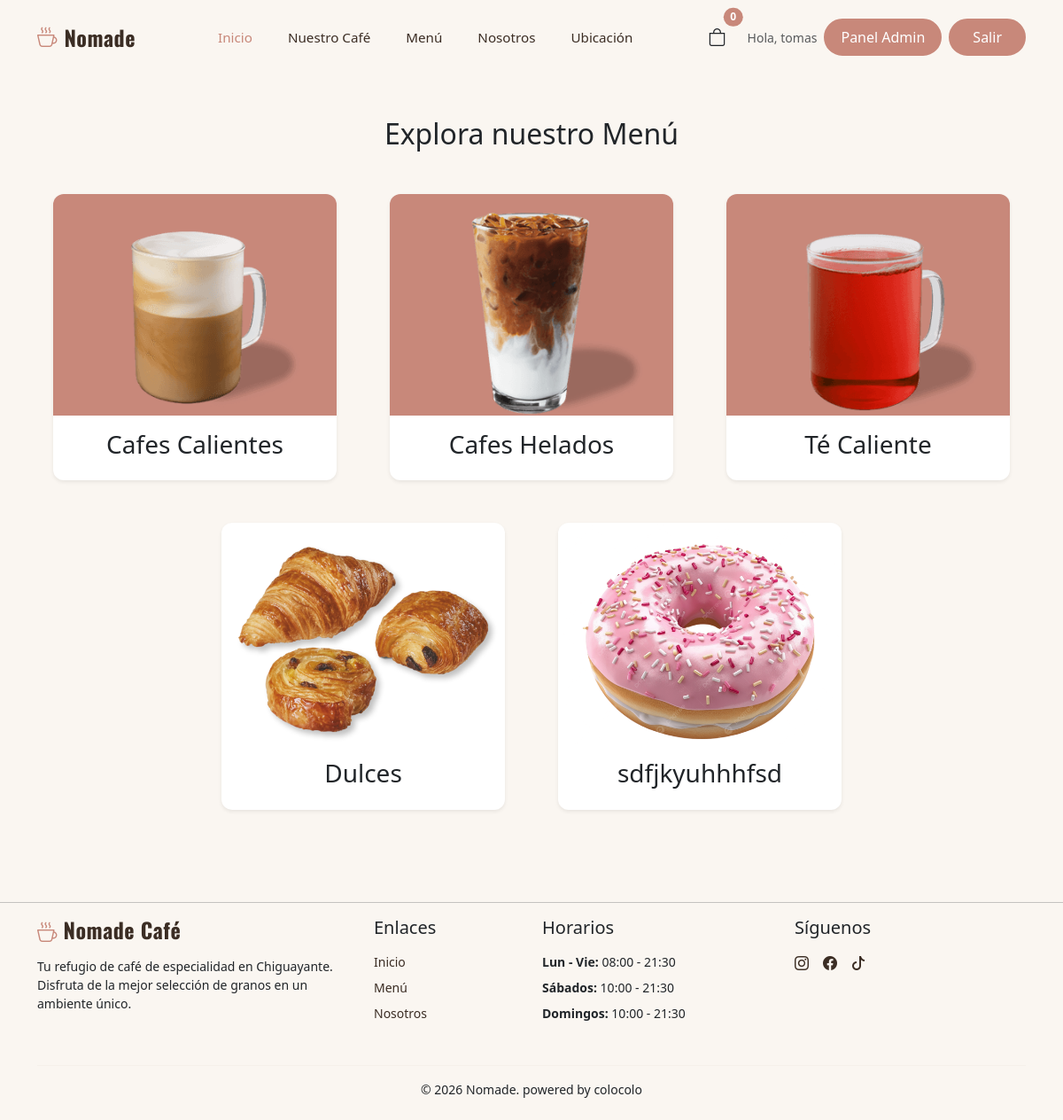
The page /menu/ (signed in) on the database its author committed.
### catalogo/models.py (models this page shows, shortened)
class Categoria(models.Model):
    nombre = models.CharField( max_length=100)
    image = models.ImageField(upload_to='categorias/', null=True, blank=True)

### catalogo/views.py (the view)
# urls.py: path('menu/', views.menu_view, name='menu'),
def menu_view(request):
    categorias = Categoria.objects.all() # se traen todas las categorias de la bd.
    return render(request, 'catalogo/menu.html', {'categorias': categorias}) # se mandan las categorias al menu.

### catalogo/context_processors.py (called while the page is built)
def cantidad_carrito(request):
    total = 0
    if 'carrito' in request.session: # si ya hay un carrito
        for key, value in request.session['carrito'].items():
            total += value['cantidad'] # suma la cantidad de cada prod guardado
    return {'cantidad_carrito' : total} #envia la cantidad al html

### catalogo/templates/catalogo/menu.html (shortened to what this page needs)
{% extends 'catalogo/base.html' %}
{% block content%}
<h2 class="text-center font-playfair my-5">Explora nuestro Menú</h2>
<div class="container mx-auto">
    <div class="row gx-4 gy-5 justify-content-center">
        {% for cat in categorias %}
        <div class="col-md-4 col-sm-6">
            <a href="{% url 'filtro_categoria' cat.id %}" class="text-decoration-none">
                <div class="card product-card shadow-sm h-100 mx-auto" style='max-width: 320px;'>
                    {% if cat.image %}
                        <img src="{{ cat.image.url }}" class="card-img-top" alt="{{ cat.nombre }}">
                    {% endif %}
                    <div class="card-body text-center">
                        <h3 class="font-playfair text-dark">{{ cat.nombre }}</h3>
                    </div>
                </div>
            </a>
        </div>
        {% endfor %}
    </div>
</div>
{% endblock content%}

### catalogo/templates/catalogo/base.html (shortened to what this page needs)
{% load static %}
<!DOCTYPE html>
<html>
    <head>
        <link href="https://cdn.jsdelivr.net/npm/bootstrap@5.3.0/dist/css/bootstrap.min.css" rel="stylesheet">
        <link rel="stylesheet" href="https://cdn.jsdelivr.net/npm/bootstrap-icons@1.11.1/font/bootstrap-icons.css">
        <link rel="stylesheet" href="{% static 'catalogo/css/style.css' %}?v=2">
    </head>
    <body>
        <nav class="navbar navbar-expand-lg custom-navbar">
            <div class="container">
                <a class="navbar-brand d-flex align-items-center" href="{% url 'inicio' %}">
                    <i class="bi bi-cup-hot brand-icon"></i>
                    <span class="brand-text ms-2">Nomade</span>
                </a>
                <div class="collapse navbar-collapse" id="navbarNomade">
                    <ul class="navbar-nav mx-auto mb-2 mb-lg-0">
                        <li class="nav-item">
                            <a class="nav-link active" href="{% url 'inicio' %}">Inicio</a>
                        </li>
                        <li class="nav-item"><a class="nav-link" href="{% url 'nuestro_cafe' %}">Nuestro Café</a></li>
                        <li class="nav-item"><a class="nav-link" href="{% url 'menu' %}">Menú</a></li>
                        <li class="nav-item"><a class="nav-link" href="{% url 'nosotros' %}">Nosotros</a></li>
                        <li class="nav-item"><a class="nav-link" href="{% url 'ubicacion' %}">Ubicación</a></li>
                    </ul>
                    <div class="d-flex align-items-center gap-3">
                        <a href="{% url 'ver_carrito' %}" class="position-relative text-dark text-decoration-none p-2">
                            <i class="bi bi-bag fs-5"></i>
                            <span class="position-absolute top-0 start-100 translate-middle badge rounded-pill" style="background-color: var(--primary); font-size: 0.75rem;">
                                {{cantidad_carrito | default:"0"}}
                            </span>
                        </a>
                        {% if user.is_authenticated %}
                            <div class="d-flex align-items-center gap-2">
                                <span class="text-muted small d-none d-md-block">Hola, {{ user.username }}</span>
                                {% if user.is_staff or user.is_superuser %}
                                <a href="{% url 'admin_panel:dashboard' %}" class="btn btn-dark rounded-pill px-3">
                                    Panel Admin
                                </a>
                                {% endif %}
                                <form method="post" action="{% url 'logout' %}" style="margin: 0;">
                                    <button type="submit" class="btn btn-outline-dark rounded-pill px-4">Salir</button>
                                </form>
                            </div>
                        {% else %}
                            <a href="{% url 'login' %}" class="btn btn-primary-custom rounded-pill px-4 shadow-sm">Iniciar Sesión</a>
                        {% endif %}
                    </div>
                </div>
            </div>
        </nav>
        {% block content %}
        {% endblock content %}
        <footer class="pt-5 pb-4 mt-5">
            <hr class="mt-2 mb-3" style="border-color: solid var(--border);">
            <div class="container">
                <div class="row">
                    <div class="col-lg-4 col-md-6 mb-4">
                        <h5 class="brand-text mb-3">
                            <i class="bi bi-cup-hot brand-icon"></i> Nomade Café
                        </h5>
                        <p class="small">
                            Tu refugio de café de especialidad en Chiguayante. Disfruta de la mejor selección de granos en un ambiente único.
                        </p>
                    </div>
                    <div class="col-lg-2 col-md-6 mb-4">
                        <h5 class="mb-3">Enlaces</h5>
                        <ul class="list-unstyled small">
                            <li class="mb-2"><a href="{% url 'inicio' %}" class="text-decoration-none" style="color: var(--foreground);">Inicio</a></li>
                            <li class="mb-2"><a href="{% url 'menu' %}" class="text-decoration-none" style="color: var(--foreground);">Menú</a></li>
                            <li class="mb-2"><a href="{% url 'nosotros' %}" class="text-decoration-none" style="color: var(--foreground);">Nosotros</a></li>
                        </ul>
                    </div>
                    <div class="col-lg-3 col-md-6 mb-4">
                        <h5 class="mb-3">Horarios</h5>
                        <ul class="list-unstyled small">
                            <li class="mb-2"><strong>Lun - Vie:</strong> 08:00 - 21:30</li>
                            <li class="mb-2"><strong>Sábados:</strong> 10:00 - 21:30</li>
                            <li class="mb-2"><strong>Domingos:</strong> 10:00 - 21:30</li>
                        </ul>
                    </div>
                    <div class="col-lg-3 col-md-6 mb-4">
                        <h5 class="mb-3">Síguenos</h5>
                        <div class="d-flex gap-3">
                            <a href="#" style="color: var(--foreground);"><i class="bi bi-instagram"></i></a>
                            <a href="#" style="color: var(--foreground);"><i class="bi bi-facebook"></i></a>
                            <a href="#" style="color: var(--foreground);"><i class="bi bi-tiktok"></i></a>
                        </div>
                    </div>
                </div>
                <hr class="mt-2 mb-3" style="border-color: var(--border);">
                <div class="row align-items-center">
                    <div class="col-12 text-center">
                        <p class="small mb-0">
                            © 2026 Nomade. powered by colocolo
                        </p>
                    </div>
                </div>
            </div>
        </footer>
    </body>
</html>

### catalogo/static/catalogo/css/style.css (style rules this page uses)
:root { --background: #FAF6F1 ; --foreground: #3B2D24; --card: #FFF9F5; --primary: #C8887A; --primary-foreground: #FFF9F5; --secondary: #EAD8CB; --secondary-foreground: #3B2D24; --muted: #F2E8DE; --muted-foreground: #8A6F62; --accent: #A8C3A4; --accent-foreground: #2B3D28; --border: rgba(160,120,96,0.2); }
body { background-color: var(--background); }
.custom-navbar { background-color: var(--background); padding: 1.2rem 0; }
.brand-text { font-family: 'Oswald'; font-weight: bold; font-size: 1.5rem; color: var(--foreground); letter-spacing: 0.5px; }
.brand-icon { font-size: 1.4rem; color: var(--primary); }
.custom-navbar .navbar-nav .nav-link { color: var(--foreground); margin: 0 12px; font-size: 0.95rem; font-weight: 500; transition: color 0.3s ease; }
.custom-navbar .navbar-nav .nav-link.active, .custom-navbar .navbar-nav .nav-link:hover { color: var(--primary); }
.btn { color: #fff; background-color: var(--primary); border: solid var(--primary); transition: transform 0.3s ease, box-shadow 0.3s ease; }
.product-card { background-color: #FFFFFF; border: none; border-radius: 12px; overflow: hidden; transition: transform 0.3s ease, box-shadow 0.3s ease; }
.product-card img { height: 250px; width: 100%; object-fit: cover; }

### rows shown on the page
Categoria: image (picture), nombre "Cafes Calientes"
Categoria: image (picture), nombre "Cafes Helados"
Categoria: image (picture), nombre "Té Caliente"
Categoria: image (picture), nombre "Dulces"
Categoria: image (picture), nombre "sdfjkyuhhhfsd"

### other values the page prints
{{ cantidad_carrito | default:"0" }} "0"
{{ user.username }} "tomas"
